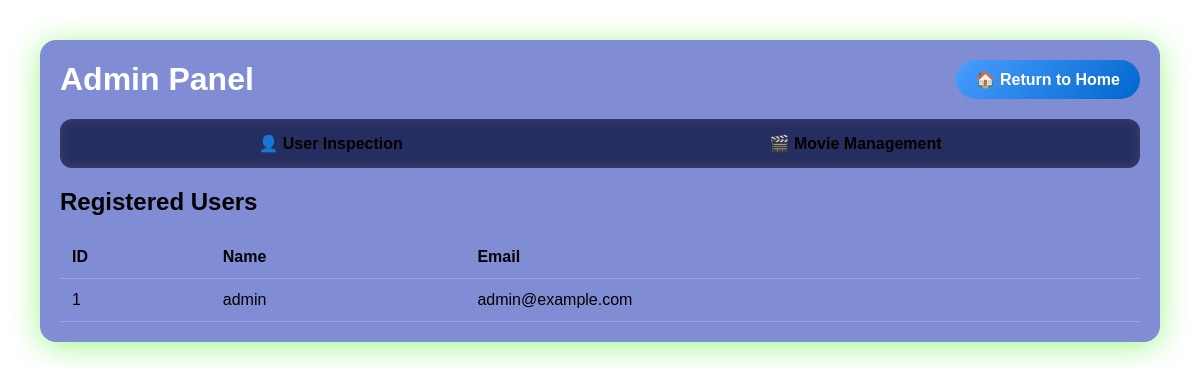
The app's page /admin.php, older data.
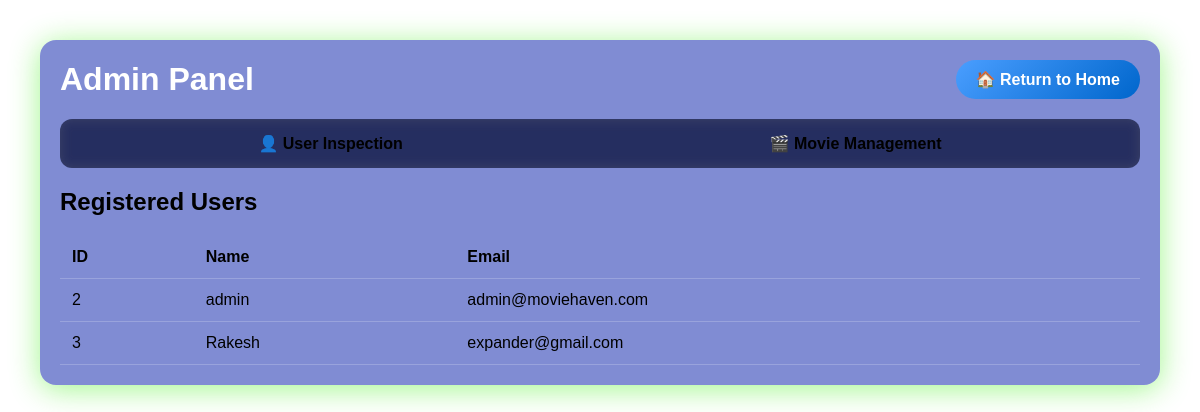
The same page, newer data.
### tables this page shows
CREATE TABLE IF NOT EXISTS users (
    id INT(11) NOT NULL AUTO_INCREMENT,
    username VARCHAR(50) NOT NULL UNIQUE,
    email VARCHAR(120) NOT NULL UNIQUE,
    password_hash VARCHAR(255) NOT NULL,
    is_admin TINYINT(1) DEFAULT 0,
    created_at TIMESTAMP NOT NULL DEFAULT CURRENT_TIMESTAMP,
    PRIMARY KEY (id)
);

### admin.php (the view, shortened to what this page needs)
<?php
require_once "api/db.php";
$users_stmt = $pdo->query("SELECT * FROM users");
$users = $users_stmt->fetchAll();
$currentTab = $_GET['tab'] ?? 'users';
?>
<!DOCTYPE html>
<html lang="en">
<head>
  <link rel="stylesheet" href="css/admin.css">
</head>
<body>
  <div class="glass-container">
    <div class="admin-header">
      <h1>Admin Panel</h1>
      <a href="index.php" class="home-btn">🏠 Return to Home</a>
    </div>
    <nav>
      <a href="?tab=users">👤 User Inspection</a>
      <a href="?tab=movies">🎬 Movie Management</a>
    </nav>
    <?php if ($currentTab == 'users'): ?>
      <h2>Registered Users</h2>
      <table>
        <tr><th>ID</th><th>Name</th><th>Email</th></tr>
        <?php foreach($users as $u): ?>
          <tr>
            <td><?= $u['id'] ?></td>
            <td><?= $u['username'] ?></td>
            <td><?= $u['email'] ?></td>
          </tr>
        <?php endforeach; ?>
      </table>
    <?php endif; ?>
  </div>
</body>
</html>

### css/admin.css (style rules this page uses)
body { font-family: Arial, sans-serif; background: url('https://source.unsplash.com/1920x1080/?cinema,movies') no-repeat center center/cover; backdrop-filter: blur(10px); margin: 0; padding: 0; color: #000000; }
.glass-container { background: rgba(41, 62, 181, 0.594); backdrop-filter: blur(12px); border-radius: 16px; padding: 20px; margin: 40px auto; width: 90%; max-width: 1100px; box-shadow: 0 4px 30px rgba(58, 239, 17, 0.482); }
.admin-header { display: flex; justify-content: space-between; align-items: center; margin-bottom: 20px; }
.admin-header h1 { margin: 0; color: #fff; }
.home-btn { background: linear-gradient(135deg, #4a9eff, #0066cc); color: white; text-decoration: none; padding: 10px 20px; border-radius: 25px; font-weight: 600; transition: all 0.3s ease; display: flex; align-items: center; gap: 8px; }
nav { display: flex; justify-content: space-around; padding: 15px; background: rgba(0, 0, 0, 0.5); backdrop-filter: blur(6px); border-radius: 12px; margin-bottom: 20px; }
nav a { color: #000000; text-decoration: none; font-weight: bold; transition: 0.3s; }
table { width: 100%; border-collapse: collapse; }
th, td { padding: 12px; border-bottom: 1px solid rgba(255,255,255,0.2); }
th { text-align: left; }

Row changes from the older to the newer data that the page shows:
removed users: id "1", username "admin", email "admin@example.com"
added users: id "2", username "admin", email "admin@moviehaven.com"
added users: id "3", username "Rakesh", email "expander@gmail.com"
